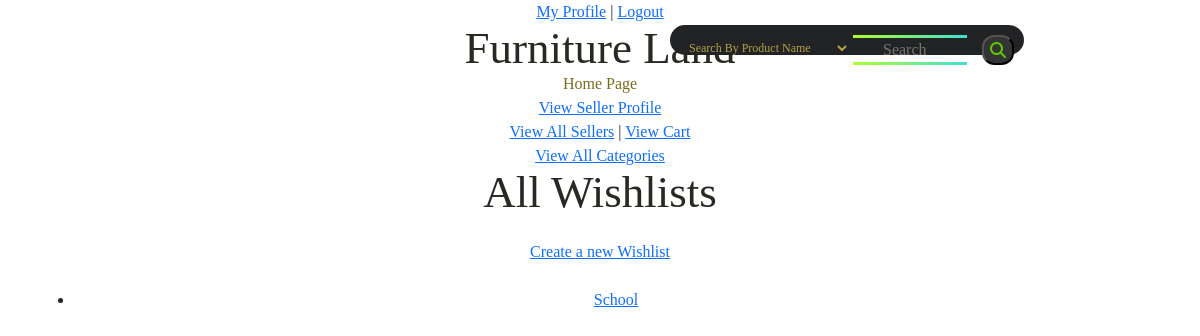
Before: /Wishlist/select/3 (signed in) with the older database file.
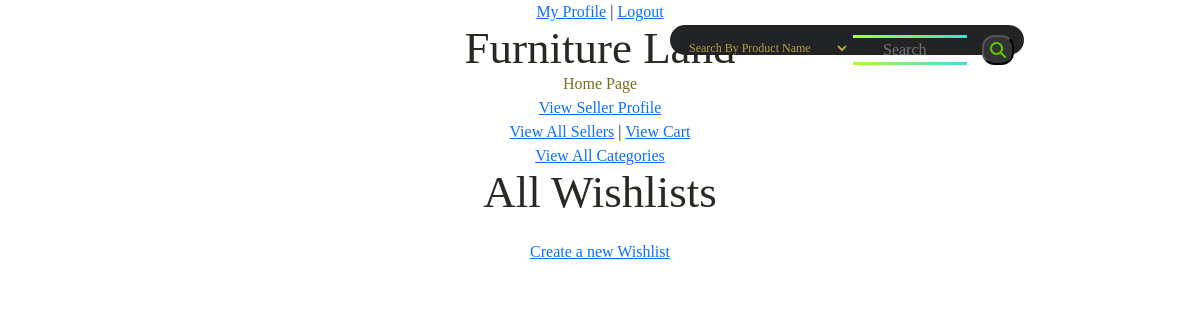
After: the same page with the newer database file.
### tables this page shows
CREATE TABLE `wishlist` (
  `wishlist_id` int(11) NOT NULL,
  `user_id` int(11) NOT NULL,
  `name` text NOT NULL,
  `description` text NOT NULL
);

### app/controllers/Wishlist.php (called while the page is built, shortened)
<?php
        class Wishlist extends \app\core\Controller {
            public function main() {
                $list = new \app\models\Wishlist();
                $allLists = $list->getAllForUser($_SESSION['user_id']);
                $this->view('Wishlist/main', $allLists);
            }
            public function select($product_id) {
                $this->main();
            }
        }

### app/core/App.php (called while the page is built, shortened)
<?php
		class App {
			private $method = 'index';
			public function __construct() {
				$url = self::parseUrl();
				if (isset($url[0])) {
					unset($url[0]);
				}
				$this->controller = new $this->controller;
				if (isset($url[1])) {
					if (method_exists($this->controller, $url[1]))
						$this->method = $url[1];
					unset($url[1]);
				}
				$this->params = $url ? array_values($url) : [];
				call_user_func_array([$this->controller, $this->method], $this->params);
			}
			private static function parseUrl() {
				if (isset($_GET['url'])) {
					return explode('/',
						filter_var(
							rtrim($_GET['url'], '/'),
							FILTER_SANITIZE_URL)
					);
				}
			}
		}

### index.php (called while the page is built, shortened)
<?php
    new \app\core\App();

### app/models/Wishlist.php (called while the page is built, shortened)
<?php
        class Wishlist extends \app\core\Model {
            public function getAllForUser($user_id) {
                $SQL = 'SELECT * FROM wishlist WHERE user_id = :user_id';
                $STMT = self::$_connection->prepare($SQL);
                $STMT->execute(['user_id'=>$user_id]);
                $STMT->setFetchMode(\PDO::FETCH_CLASS, "app\models\Wishlist");
                return $STMT->fetchAll();
            }
        }

### app/core/DBConnection.php (called while the page is built, shortened)
<?php
		class DBConnection {
			static $connection = null;
			private function __construct() {
				if (self::$connection == null) {
					$host = 'localhost';
					$DBname = 'projectdb';
					$user = 'root';
					$password = '';
					self::$connection = new \PDO("mysql:host=$host;dbname=$DBname", $user, $password);
				}
			}
			public static function getInstance() {
				return self::$connection;
			}
		}

### app/views/Wishlist/main.php (the view, shortened to what this page needs)
<html>
    <head>
        <link rel="stylesheet" href="../public/css/style.css">
        <link href="https://cdn.jsdelivr.net/npm/bootstrap@5.1.3/dist/css/bootstrap.min.css" rel="stylesheet">
    </head>
    <body>
        <div class='container'>
            <div>
            <h1>All Wishlists</h1>
            <br><a href="/Wishlist/create">Create a new Wishlist</a><br><br>
            <ul>
                <?php
                    if ($data != null) {
                        foreach($data as $wishlist){
                            echo "<li><a href=/Wishlist/index/$wishlist->wishlist_id>$wishlist->name</a></li>";
                        }
                        echo "<br><br>";
                    }
                ?>
            </ul>
            </div>
        </div>
    </body>
</html>

Changed rows visible on the page:
removed wishlist: name "School"
